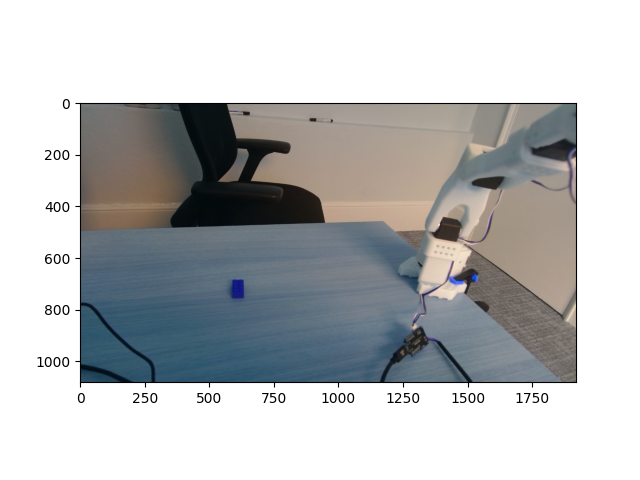
#> input picture lowlevel/img0_0.png, 640 x 480 px, given in place of the camera
$ python vision.py
#> lines starting #> are read from the running program, lines starting #| are printed output that depends on the picture; after the words box and inside, x2 and y2 are one past the last pixel; in counts of white or black regions, pixels touching at a corner belong together
#> further down, frame is the input picture: shape (480, 640, 3); mean B, G, R 190.2, 189.2, 187.4
import cv2
import numpy as np

def detect_and_annotate(frame):
    hsv = cv2.cvtColor(frame, cv2.COLOR_BGR2HSV)
#> hsv: shape (480, 640, 3); mean H, S, V 28.7, 27.3, 194.9
    output = frame.copy()

    # 🔴 RED MASK (cube)
    lower_red1 = np.array([0, 150, 120])
    upper_red1 = np.array([5, 255, 255])
    lower_red2 = np.array([175, 150, 120])
    upper_red2 = np.array([180, 255, 255])

    red_mask = cv2.inRange(hsv, lower_red1, upper_red1) + \
               cv2.inRange(hsv, lower_red2, upper_red2)
#> red_mask: shape (480, 640); every value is 0

    # 🔵 BLUE MASK (gripper)
    lower_blue = np.array([100, 100, 100])
    upper_blue = np.array([130, 255, 255])

    blue_mask = cv2.inRange(hsv, lower_blue, upper_blue)
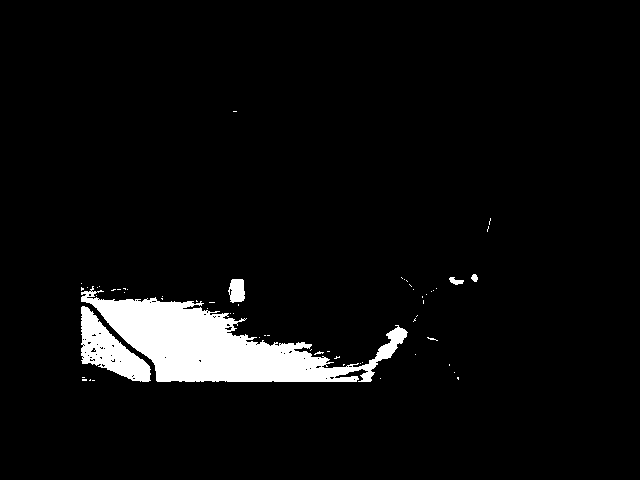
#> blue_mask: shape (480, 640); 5.2% white; 60 white regions (55 under 20 px), largest, box (x1, y1, x2, y2) and area: (81, 286, 408, 382) 12943, (81, 306, 151, 382) 2426, (228, 279, 245, 303) 325, (449, 277, 464, 285) 69, (471, 274, 478, 282) 40

    # Clean masks
    kernel = np.ones((5, 5), np.uint8)
    red_mask = cv2.morphologyEx(red_mask, cv2.MORPH_OPEN, kernel)
    red_mask = cv2.morphologyEx(red_mask, cv2.MORPH_DILATE, kernel)

    blue_mask = cv2.morphologyEx(blue_mask, cv2.MORPH_OPEN, kernel)
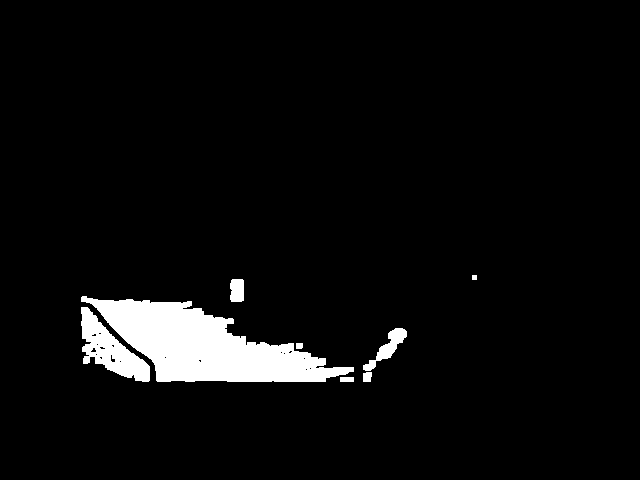
#> blue_mask: shape (480, 640); 4.8% white; 8 white regions, largest, box (x1, y1, x2, y2) and area: (81, 296, 354, 382) 11487, (81, 307, 150, 382) 2275, (363, 328, 407, 371) 585
    blue_mask = cv2.morphologyEx(blue_mask, cv2.MORPH_DILATE, kernel)
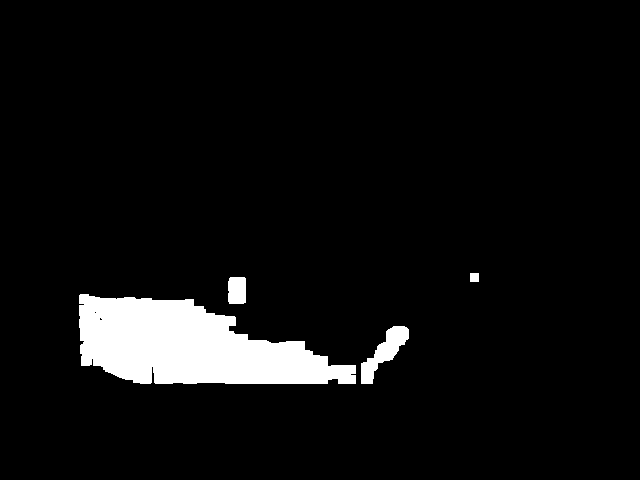
#> blue_mask: shape (480, 640); 5.8% white; 4 white regions

    # 🔴 Find cube
    cube_center = None
    contours, _ = cv2.findContours(red_mask, cv2.RETR_EXTERNAL, cv2.CHAIN_APPROX_SIMPLE)
#> contours = []

    for cnt in contours:
        if cv2.contourArea(cnt) > 1000:
            x, y, w, h = cv2.boundingRect(cnt)
            cube_center = (x + w // 2, y + h // 2)

            cv2.rectangle(output, (x, y), (x+w, y+h), (0, 255, 0), 2)
            cv2.circle(output, cube_center, 5, (0, 0, 255), -1)
            break
#> this loop made 0 passes

    # 🔵 Find gripper (blue)
    gripper_center = None
    contours, _ = cv2.findContours(blue_mask, cv2.RETR_EXTERNAL, cv2.CHAIN_APPROX_SIMPLE)
#> contours = 4 contours; box (x1, y1, x2, y2) and area: (79, 294, 356, 384) 15856, (361, 326, 409, 384) 1014, (228, 277, 246, 304) 432, (470, 273, 479, 282) 64

    if contours:
        cnt = max(contours, key=cv2.contourArea)
#> cnt = contour of 168 points, box (x1, y1, x2, y2) (79, 294, 356, 384), area 15856
        if cv2.contourArea(cnt) > 300:
            x, y, w, h = cv2.boundingRect(cnt)
#> x = 79; y = 294; w = 277; h = 90
            gripper_center = (x + w // 2, y + h // 2)
#> gripper_center = (217, 339)

            cv2.rectangle(output, (x, y), (x+w, y+h), (255, 0, 0), 2)
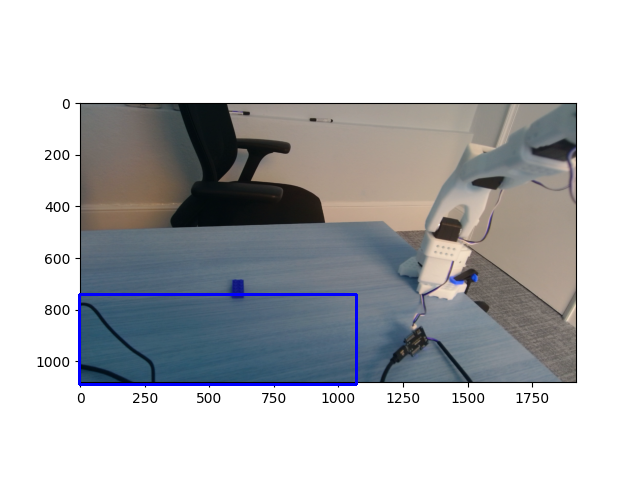
#> output: shape (480, 640, 3); 0.72% of pixels changed, all inside (x1, y1, x2, y2) = (78, 293, 358, 386)
            cv2.circle(output, gripper_center, 5, (255, 0, 0), -1)
#> output: shape (480, 640, 3); 0.03% of pixels changed, all inside (x1, y1, x2, y2) = (212, 334, 223, 345)

    # 📏 Distance + line
    distance = None
    if cube_center is not None and gripper_center is not None:
        dx = cube_center[0] - gripper_center[0]
        dy = cube_center[1] - gripper_center[1]
        distance = np.sqrt(dx**2 + dy**2)

        cv2.line(output, gripper_center, cube_center, (0, 255, 255), 2)

        cv2.putText(output, f"{int(distance)} px",
                    (10, 30),
                    cv2.FONT_HERSHEY_SIMPLEX,
                    1, (0, 255, 255), 2)

    return output, cube_center, gripper_center, distance


if __name__=="__main__":
    cap = cv2.VideoCapture(0)

    while True:
        ret, frame = cap.read()
        if not ret:
            break

        output, cube, gripper, dist = detect_and_annotate(frame)
#> gripper = (217, 339)

        cv2.imshow("Detection", output)

        if cv2.waitKey(1) & 0xFF == ord('q'):
#> (key q is pressed here)
            break

    cap.release()
    cv2.destroyAllWindows()
